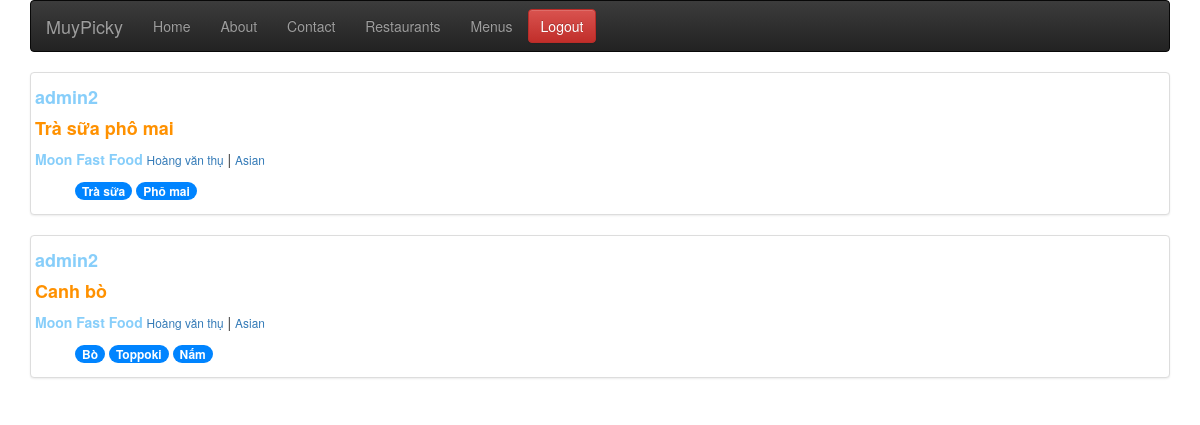
The app's page / (signed in) with its own data.
### menus/models.py (models this page shows, shortened)
class Item(models.Model):
    user        = models.ForeignKey(settings.AUTH_USER_MODEL)
    restaurant  = models.ForeignKey(RestaurantLocation)
    name        = models.CharField(max_length=120)
    contents    = models.TextField(help_text='Seperate each item by comma')
    excludes    = models.TextField(blank=True, null=True, help_text='Seperate each item by comma')
    public      = models.BooleanField(default=True)
    timestamp   = models.DateTimeField(auto_now_add=True)
    updated     = models.DateTimeField(auto_now=True)
    class Meta:
        ordering = ['-updated', '-timestamp'] #item.objects.all()
    def get_contents(self):
        return self.contents.split(",")
    def get_excludes(self):
        return self.excludes.split(",")

### restaurants/models.py (models this page shows, shortened)
class RestaurantLocation(models.Model):
    owner       = models.ForeignKey(User)
    name        = models.CharField(max_length=120)
    location    = models.CharField(max_length=120, null=True, blank=True)
    category    = models.CharField(max_length=120, null=True, blank=True, validators = [validate_category])
    timestamp   = models.DateTimeField(auto_now_add=True)
    updated     = models.DateTimeField(auto_now=True)
    slug        = models.SlugField(null=True, blank=True)
    objects = RestaurantLocationManager()
    @property
    def title(self):
        return self.name

### menus/views.py (the view)
# urls.py: url(r'^$', HomeView.as_view(), name='home'),
class HomeView(View):
    def get(self, request, *args, **kwargs):
        if not request.user.is_authenticated():
            return render(request, "home.html", {})
        user =request.user
        is_following_user_ids = [x.user.id for x in user.is_following.all()]
        qs = Item.objects.filter(user__id__in=is_following_user_ids, public = True).order_by("-updated")
        return render(request, "menus/home-feed.html", {"object_list" : qs})

### menus/templates/menus/home-feed.html (shortened to what this page needs)
{% extends "base.html" %}
{% block content %}
{% for obj in object_list %}
<div class="row">
    <div class="col-sm-12">
        <div class="thumbnail">
            <h4>
                <a href='{%url "profiles:detail" obj.user.username%}' style="color:lightskyblue"><p ><b>{{obj.user.username}}</b></p></a>
                <b style="color:rgb(255, 145, 0)">{{obj.name}}</b>
            </h4>
            <p>
                    <a href='{%url "profiles:detail" username=obj.user.username%}?q={{obj.restaurant.title}}' style="color:lightskyblue"><b>{{obj.restaurant.title}}</b></a>
                    <a href='{%url "profiles:detail" username=obj.user.username%}?q={{obj.restaurant.location}}'><small>{{obj.restaurant.location}}</small></a> |
                    <a href='{%url "profiles:detail" username=obj.user.username%}?q={{obj.restaurant.category}}'><small>{{obj.restaurant.category}}</small></a>
            </p>
            <ul>
                {% for ing in obj.get_contents %}
                    <span class="badge" style="background-color:rgb(0, 132, 255)">{{ing}}</span>
                {% endfor %}
            </ul>
        </div>
    </div>
</div>
{% endfor %}
{% endblock content %}

### records on screen
Item: user.username "admin2", name "Trà sữa phô mai", restaurant "Moon Fast Food", restaurant.location "Hoàng văn thụ", restaurant.category "Asian", get_contents "Trà sữa" "Phô mai"
Item: user.username "admin2", name "Canh bò", restaurant "Moon Fast Food", restaurant.location "Hoàng văn thụ", restaurant.category "Asian", get_contents "Bò" "Toppoki" "Nấm"
